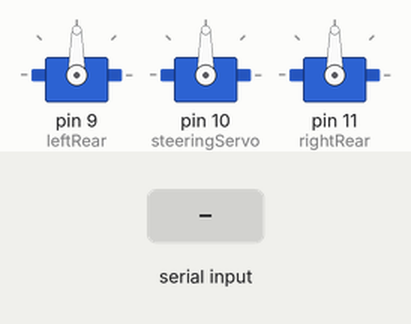
A sketch run on a simulated Arduino Uno, built with avr-gcc and run on an emulated ATmega328P. On the bench: 3 × servo. The inputs (shaded band) are chosen by the test bench.

Above: at 1.2 s.
1.3 s: "90,45,200\n" received over Serial
At 1.7 s:
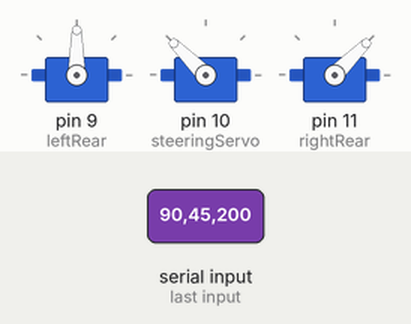
3.3 s: "30,150,10\n" received over Serial
At 3.7 s:
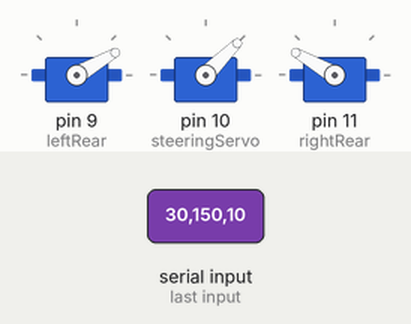
5.3 s: "1,90,45\n" received over Serial
At 5.7 s:
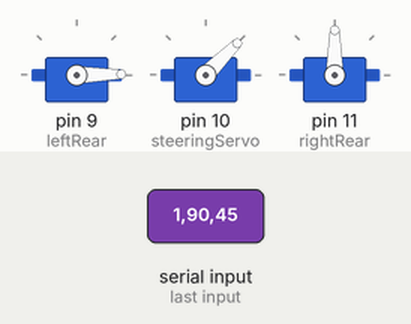
Timing chart, 0 to 8.3 s (numbered marks = the images above; inputs shaded):
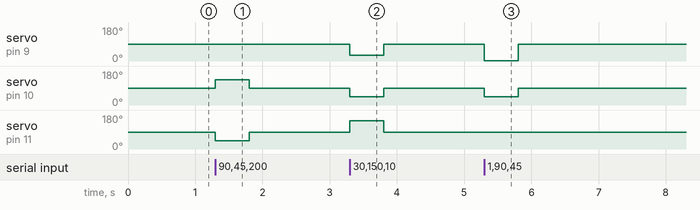

Measured:
- after the input at 1.3 s, servo on pin 10 (steeringServo): 90° → 135° at once, → 90° 0.50 s later; servo on pin 11 (rightRear): 90° → 45° at once, → 90° 0.50 s later
- after the input at 3.3 s, servo on pin 9 (leftRear): 90° → 30° at once, → 90° 0.50 s later; servo on pin 10 (steeringServo): 90° → 45° at once, → 90° 0.50 s later; servo on pin 11 (rightRear): 90° → 150° at once, → 90° 0.50 s later
- after the input at 5.3 s, servo on pin 9 (leftRear): 90° → 1° at once, → 90° 0.50 s later; servo on pin 10 (steeringServo): 90° → 45° at once, → 90° 0.50 s later

The sketch:

controller_with_differntial.ino
```cpp
#include <Servo.h>

Servo leftRear;      // Pin 9
Servo steeringServo; // Pin 10
Servo rightRear;     // Pin 11

unsigned long lastSignalTime = 0;
const unsigned long TIMEOUT = 500;

void setup() {
  Serial.begin(115200);  // Match Python baud rate
  leftRear.attach(9);
  steeringServo.attach(10);
  rightRear.attach(11);

  // Safe start: all servos to neutral
  leftRear.write(90);
  rightRear.write(90);
  steeringServo.write(90);
}

void loop() {
  if (Serial.available()) {
    String data = Serial.readStringUntil('\n');
    int firstComma = data.indexOf(',');
    int secondComma = data.lastIndexOf(',');

    if (firstComma > 0 && secondComma > firstComma) {
      int L = data.substring(0, firstComma).toInt();
      int R = data.substring(firstComma + 1, secondComma).toInt();
      int S = data.substring(secondComma + 1).toInt();

      // Write servo values directly (all computation done on laptop)
      leftRear.write(constrain(L, 0, 180));
      rightRear.write(constrain(R, 0, 180));
      steeringServo.write(constrain(S, 45, 135));

      lastSignalTime = millis();
    }
  }

  // Safety timeout: stop if no signal received
  if (millis() - lastSignalTime > TIMEOUT) {
    leftRear.write(90);
    rightRear.write(90);
    steeringServo.write(90);
  }
}
```
